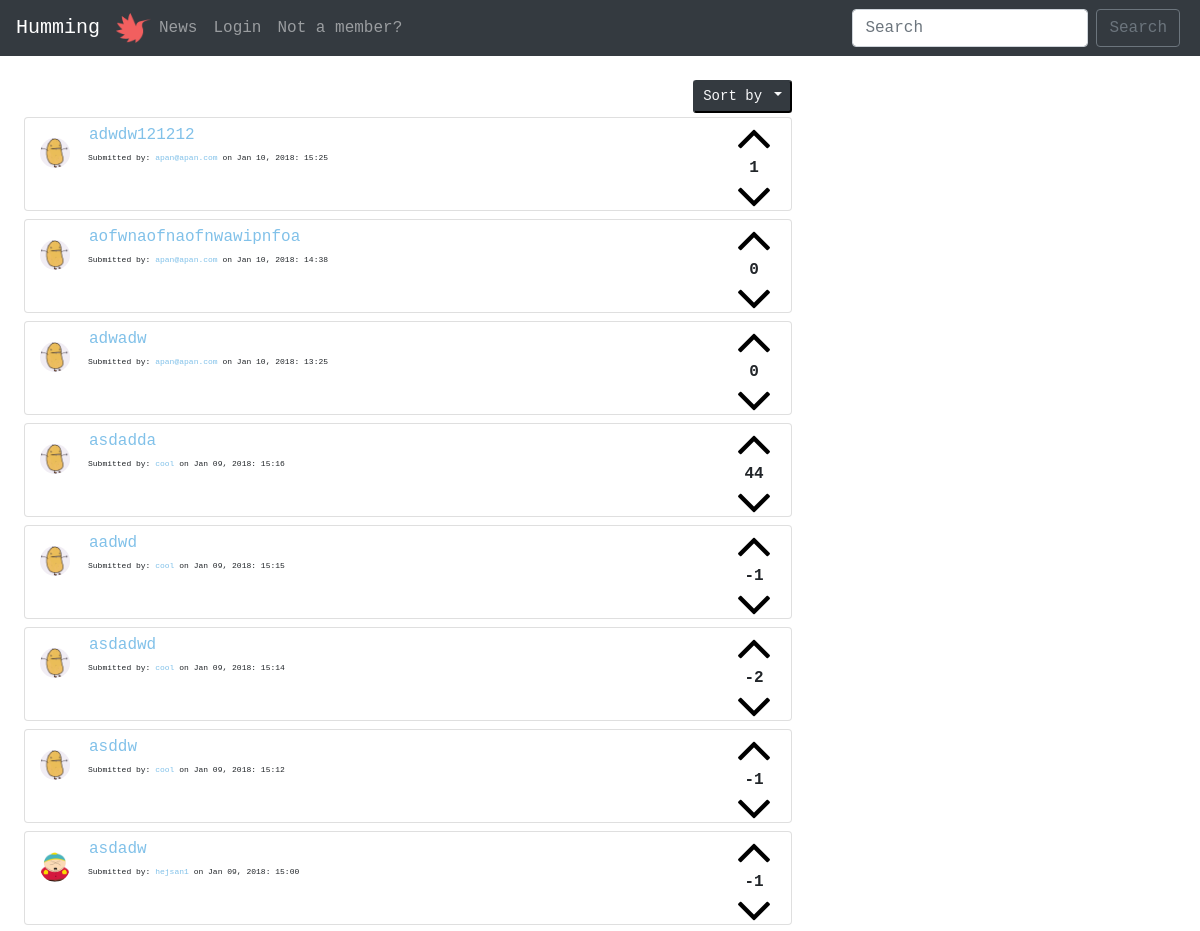
Before: / (upper part) with the older database file.
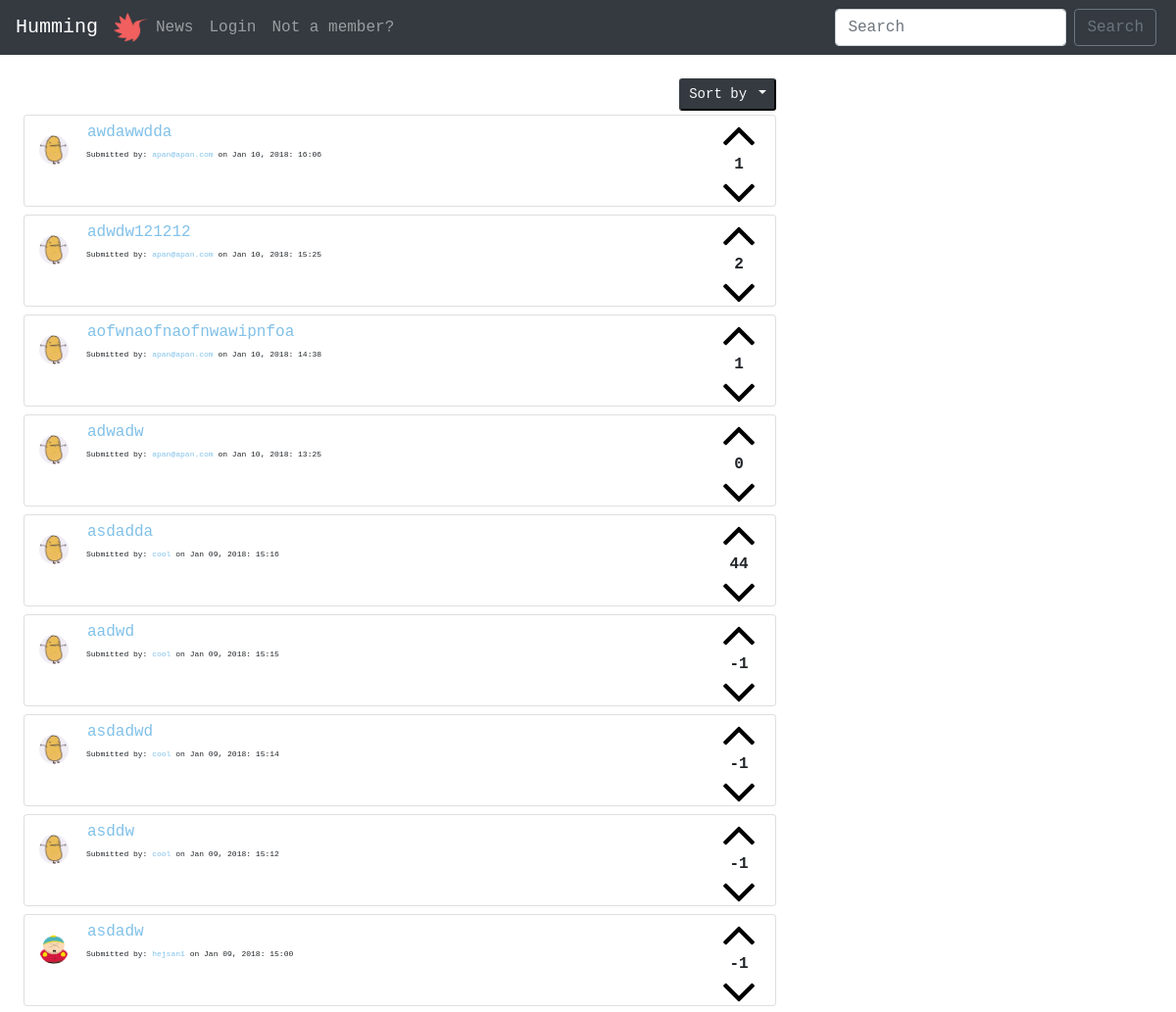
After: the same page with the newer database file.
### tables this page shows
CREATE TABLE "posts" (
	`title`	TEXT NOT NULL,
	`description`	TEXT NOT NULL,
	`url`	TEXT,
	`postID`	INTEGER NOT NULL PRIMARY KEY AUTOINCREMENT UNIQUE,
	`postdate`	INTEGER,
	`userID`	INTEGER,
	`voteDir`	INTEGER
);

CREATE TABLE "users" (
	`userID`	INTEGER PRIMARY KEY AUTOINCREMENT,
	`username`	VARCHAR NOT NULL UNIQUE,
	`email`	VARCHAR NOT NULL UNIQUE,
	`password`	VARCHAR NOT NULL,
	`bio`	VARCHAR,
	`picture`	VARCHAR
);

### index.php (called while the page is built)
<?php require __DIR__.'/viewings/header.php'; ?>
<?php require __DIR__.'/forum.php'; ?>
<?php require __DIR__.'/viewings/footer.php'; ?>

### php/functions.php (called while the page is built, shortened)
<?php
function posts($pdo) {
  $allPosts = "SELECT *
               FROM posts
               LEFT JOIN users
               ON posts.userID=users.userID
               ORDER BY postID DESC";
  $statement = $pdo->prepare($allPosts);
  $statement->execute();
  $resultPosts = $statement->fetchAll(PDO::FETCH_ASSOC);
  return $resultPosts;
}
function voteSum($pdo, $postID) {
  $voteSum =  "SELECT sum(voteDir)
               AS score
               FROM votes
               WHERE postID= :postID";
  $statement = $pdo->prepare($voteSum);
  $statement->bindParam(':postID', $postID, PDO::PARAM_INT);
  $statement->execute();
  $resultvoteSum = $statement->fetch(PDO::FETCH_ASSOC);
  return $resultvoteSum;
}

### forum.php (the view, shortened to what this page needs)
<div class="m-4">
  <?php $submits = posts($pdo) ?>
  <div class="col-sm-8 p-0">
    <div class="dropdown float-right mb-1 dropdownSize">
      <button class="btn-sm btn-dark text-light dropdown-toggle" type="button" id="dropdownMenu2" data-toggle="dropdown" aria-haspopup="true" aria-expanded="false">
        Sort by
      </button>
    </div>
  </div>
  <?php foreach($submits as $submit => $value):?>
    <div class="card col-sm-8 mt-2 pr-0">
      <div class="card-body pl-0 pt-1 pb-1">
        <div class="float-right voteFlex mb-1">
          <?php if (isset($_SESSION['users'])): ?>
            <button class="cursorPointer btn btn-link p-0 upvote" type="button" name="upvotes" data-dir="1" value="<?php echo $value['postID'] ?>">
              <img class="upvotes" src="images/up-arrow.png" alt="">
            </button>
          <?php else: ?>
            <a class="m-0" href="/registerform.php">
              <button class="cursorPointer btn btn-link p-0 m-0" type="button">
                <img class="upvotes" src="images/up-arrow.png" alt="">
              </button>
            </a>
          <?php endif; ?>
          <?php $voteSum = voteSum($pdo, $value['postID'])?>
          <p class="voteSums m-0 text-center font-weight-bold
          <?php if (isset($_SESSION['users'])) {
            foreach($voteDirs as $voteDir) {
              if ($voteDir['voteDir'] == 1 ) {
                echo "upVoteRed";}
                if ($voteDir['voteDir'] == -1 ) {
                  echo "downVoteBlue";}
                }
              }?>" name="voteSums">
              <?php if ($voteSum['score'] == null): ?>
                <?php echo "0"?>
              <?php else: echo $voteSum['score'] ?>
              <?php endif; ?>
            </p>
            <?php if (isset($_SESSION['users'])): ?>
              <button class="cursorPointer btn btn-link p-0 m-0 downvote" type="button" name="downvotes" data-dir="-1" value="<?php echo $value['postID'] ?>">
                <img class="downvotes" src="images/down-arrow.png" alt="">
              </button>
            <?php else: ?>
              <a class="m-0" href="/registerform.php">
                <button class="cursorPointer btn btn-link p-0" type="button">
                  <img class="downvotes" src="images/down-arrow.png" alt="">
                </button>
              </a>
            <?php endif; ?>
          </div>
          <a href="/php/allProfiles.php?id=<?php echo $value['userID']?>">
            <img class="float-left profilePicSubs mt-3 mr-3 " src=" <?php if(isset($value['picture'])): ?>
              <?php echo "../profileImages/".$value['picture']; ?>
            <?php else: echo "../profileImages/potato.jpg"; ?>
            <?php endif; ?>" alt="">
          </a>
          <blockquote class="blockquote mb-0 ml-4 pl-4 ">
            <form action="/commentsform.php" method="GET">
              <button class="btn btn-link m-0 p-0 pb-1 " type="submit" name="id" value="<?php echo $value['postID'] ?>">
                <a class="anchor-color" href="/commentsform.php"><p class="m-0"><?php echo $value['title'];?></p></a>
              </button>
            </form>
            <p class="mb-0 smallfont">
              Submitted by: <a class="anchor-color" href="/php/allProfiles.php?id=<?php echo $value['userID']?>"><?php echo $value['username']?></a> on <?php echo $value['postdate'] ?>
            </p>
          </blockquote>
        </div>
      </div>
    <?php endforeach; ?>
    <?php if (!isset($_SESSION['users'])): ?>
      <label>Want to comment or post a submit?</label><br>
    <?php endif; ?>
  </div>

Changed rows visible on the page:
added posts: score "1", $value['postID'] 67 (drawn), title "awdawwdda", userID.username "apan@apan.com", postdate "Jan 10, 2018: 16:06"
computed for posts "adwdw121212": score "1" → "2"
computed for posts "aofwnaofnaofnwawipnfoa": score "0" → "1"
computed for posts "asdadwd": score "-2" → "-1"
